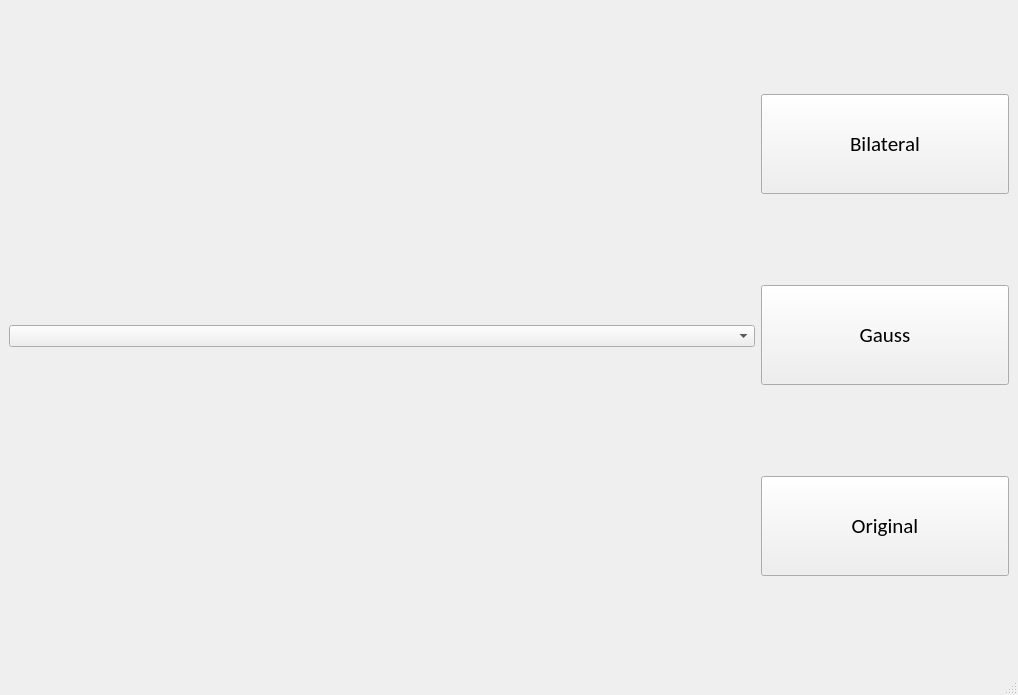
<?xml version="1.0" encoding="UTF-8"?>
<ui version="4.0">
 <class>MainWindow</class>
 <widget class="QMainWindow" name="MainWindow">
  <property name="geometry">
   <rect>
    <x>0</x>
    <y>0</y>
    <width>1018</width>
    <height>695</height>
   </rect>
  </property>
  <property name="windowTitle">
   <string>MainWindow</string>
  </property>
  <property name="animated">
   <bool>true</bool>
  </property>
  <property name="documentMode">
   <bool>false</bool>
  </property>
  <widget class="QWidget" name="centralwidget">
   <layout class="QHBoxLayout" name="horizontalLayout_2">
    <item>
     <layout class="QHBoxLayout" name="underlay" stretch="3,1">
      <item>
       <layout class="QVBoxLayout" name="cameraLayout">
        <item>
         <layout class="QVBoxLayout" name="verticalLayout"/>
        </item>
        <item>
         <widget class="QComboBox" name="camerasComboBox"/>
        </item>
       </layout>
      </item>
      <item>
       <layout class="QVBoxLayout" name="filtersLayout">
        <property name="sizeConstraint">
         <enum>QLayout::SizeConstraint::SetDefaultConstraint</enum>
        </property>
        <item>
         <widget class="QPushButton" name="BilateralFilterButton">
          <property name="minimumSize">
           <size>
            <width>0</width>
            <height>100</height>
           </size>
          </property>
          <property name="font">
           <font>
            <family>Calibri</family>
            <pointsize>16</pointsize>
            <italic>false</italic>
            <underline>false</underline>
            <strikeout>false</strikeout>
            <kerning>true</kerning>
            <fontweight>Black</fontweight>
           </font>
          </property>
          <property name="text">
           <string>Bilateral</string>
          </property>
         </widget>
        </item>
        <item>
         <widget class="QPushButton" name="GaussFilterButton">
          <property name="minimumSize">
           <size>
            <width>0</width>
            <height>100</height>
           </size>
          </property>
          <property name="font">
           <font>
            <family>Calibri</family>
            <pointsize>16</pointsize>
            <italic>false</italic>
            <underline>false</underline>
            <strikeout>false</strikeout>
            <kerning>true</kerning>
            <fontweight>Black</fontweight>
           </font>
          </property>
          <property name="text">
           <string>Gauss</string>
          </property>
         </widget>
        </item>
        <item>
         <widget class="QPushButton" name="NoFilterButton">
          <property name="minimumSize">
           <size>
            <width>0</width>
            <height>100</height>
           </size>
          </property>
          <property name="font">
           <font>
            <family>Calibri</family>
            <pointsize>16</pointsize>
            <italic>false</italic>
            <underline>false</underline>
            <strikeout>false</strikeout>
            <kerning>true</kerning>
            <fontweight>Black</fontweight>
           </font>
          </property>
          <property name="text">
           <string>Original</string>
          </property>
         </widget>
        </item>
       </layout>
      </item>
     </layout>
    </item>
   </layout>
  </widget>
  <widget class="QStatusBar" name="statusbar"/>
 </widget>
 <resources/>
 <connections/>
</ui>
